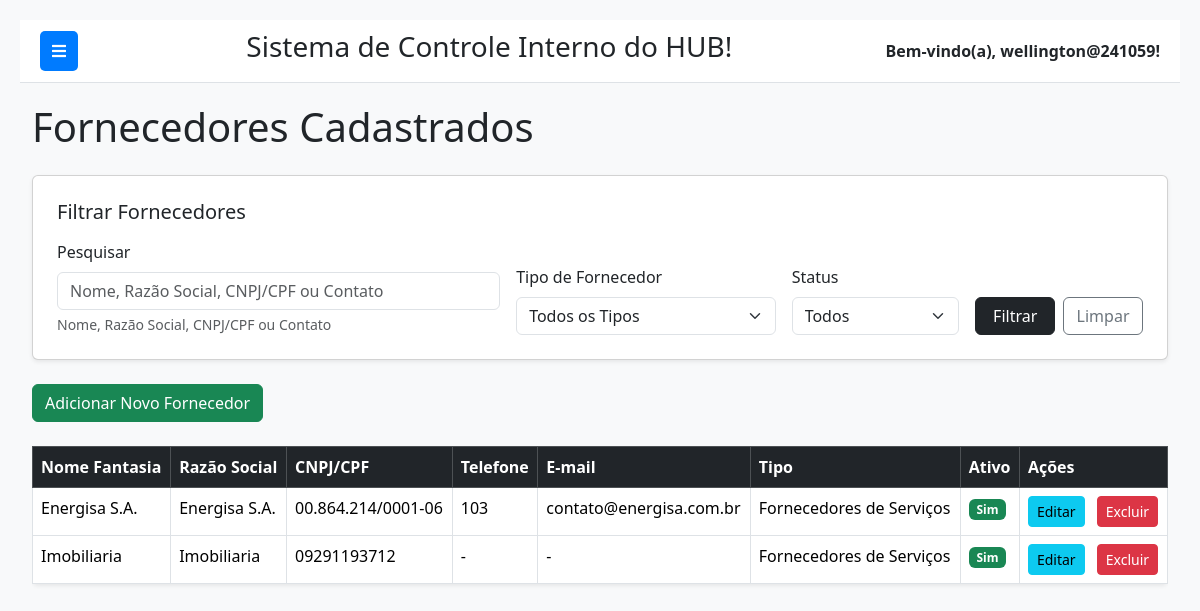
Screenshot of /fornecedores/fornecedores/ (signed in) with the database file from the repository.
### fornecedores/models.py (models this page shows, shortened)
class Fornecedor(models.Model):
    nome_fantasia = models.CharField(max_length=200, verbose_name="Nome Fantasia")
    razao_social = models.CharField(max_length=255, unique=True, verbose_name="Razão Social")
    cnpj_cpf = models.CharField(max_length=18, unique=True, verbose_name="CNPJ/CPF") # Formato pode ser "XX.XXX.XXX/XXXX-XX" ou "XXX.XXX.XXX-XX"
    contato_principal = models.CharField(max_length=100, blank=True, null=True, verbose_name="Contato Principal")
    telefone = models.CharField(max_length=20, blank=True, null=True, verbose_name="Telefone")
    email = models.EmailField(max_length=100, blank=True, null=True, verbose_name="E-mail")
    endereco = models.TextField(blank=True, null=True, verbose_name="Endereço Completo")
    tipo_fornecedor = models.ForeignKey(
        TipoFornecedor,
        on_delete=models.SET_NULL,
        null=True,
        blank=True,
        related_name='fornecedores',
        verbose_name="Tipo de Fornecedor"
    )
    observacoes = models.TextField(blank=True, null=True, verbose_name="Observações")
    ativo = models.BooleanField(default=True, verbose_name="Ativo")
    data_cadastro = models.DateTimeField(auto_now_add=True, verbose_name="Data de Cadastro")
    data_ultima_atualizacao = models.DateTimeField(auto_now=True, verbose_name="Última Atualização")
    class Meta:
        verbose_name = "Fornecedor"
        verbose_name_plural = "Fornecedores"
        ordering = ['nome_fantasia']

class TipoFornecedor(models.Model):
    nome = models.CharField(max_length=100, unique=True, verbose_name="Tipo de Fornecedor")
    descricao = models.TextField(blank=True, null=True, verbose_name="Descrição do Tipo")
    class Meta:
        verbose_name = "Tipo de Fornecedor"
        verbose_name_plural = "Tipos de Fornecedor"
        ordering = ['nome']
    def __str__(self):
        return self.nome

### fornecedores/views.py (the view, shortened to what this page needs)
# urls.py: path('fornecedores/', views.listar_fornecedores, name='listar_fornecedores'),
@login_required
def listar_fornecedores(request):
    fornecedores = Fornecedor.objects.all()
    filter_form = FornecedorFilterForm(request.GET)
    if filter_form.is_valid():
        search_query = filter_form.cleaned_data.get('search_query')
        tipo_fornecedor = filter_form.cleaned_data.get('tipo_fornecedor')
        ativo = filter_form.cleaned_data.get('ativo') # Retorna 'True', 'False' ou None
        if tipo_fornecedor:
            fornecedores = fornecedores.filter(tipo_fornecedor=tipo_fornecedor)
        if ativo is not None and ativo != '': # Verifica se não é nulo e não é string vazia
            if ativo == 'True':
                fornecedores = fornecedores.filter(ativo=True)
            elif ativo == 'False':
                fornecedores = fornecedores.filter(ativo=False)
    fornecedores = fornecedores.order_by('nome_fantasia') # Ordena por nome fantasia por padrão
    context = {
        'fornecedores': fornecedores,
        'filter_form': filter_form,
        'active_page': 'fornecedores', # Para destacar no menu lateral
    }
    return render(request, 'fornecedores/listar_fornecedores.html', context)

### fornecedores/templates/fornecedores/listar_fornecedores.html (shortened to what this page needs)
{% extends 'base.html' %}
{% load widget_tweaks %}
{% block content %}
    <h1 class="mb-4">Fornecedores Cadastrados</h1>
    <div class="card mb-4 p-4 shadow-sm">
        <h5 class="mb-3">Filtrar Fornecedores</h5>
        <form method="get" class="row g-3 align-items-end">
            <div class="col-md-5">
                <label for="id_search_query" class="form-label">{{ filter_form.search_query.label }}</label>
                {% render_field filter_form.search_query class="form-control" placeholder=filter_form.search_query.help_text %}
                <div class="form-text text-muted">{{ filter_form.search_query.help_text }}</div>
            </div>
            <div class="col-md-3">
                <label for="id_tipo_fornecedor" class="form-label">{{ filter_form.tipo_fornecedor.label }}</label>
                {% render_field filter_form.tipo_fornecedor class="form-select" %}
            </div>
            <div class="col-md-2">
                <label for="id_ativo" class="form-label">{{ filter_form.ativo.label }}</label>
                {% render_field filter_form.ativo class="form-select" %}
            </div>
            <div class="col-md-2 d-flex align-items-end">
                <button type="submit" class="btn btn-dark w-100 me-2">Filtrar</button>
                <a href="{% url 'listar_fornecedores' %}" class="btn btn-outline-secondary w-100">Limpar</a>
            </div>
        </form>
    </div>
    <p class="mb-4">
        <a href="{% url 'adicionar_fornecedor' %}" class="btn btn-success me-2">Adicionar Novo Fornecedor</a>
    </p>
    {% if fornecedores %}
        <div class="table-responsive">
            <table class="table table-hover table-bordered bg-white shadow-sm rounded">
                <thead class="table-dark">
                    <tr>
                        <th>Nome Fantasia</th>
                        <th>Razão Social</th>
                        <th>CNPJ/CPF</th>
                        <th>Telefone</th>
                        <th>E-mail</th>
                        <th>Tipo</th>
                        <th>Ativo</th>
                        <th>Ações</th>
                    </tr>
                </thead>
                <tbody>
                    {% for fornecedor in fornecedores %}
                        <tr>
                            <td>{{ fornecedor.nome_fantasia }}</td>
                            <td>{{ fornecedor.razao_social }}</td>
                            <td>{{ fornecedor.cnpj_cpf }}</td>
                            <td>{{ fornecedor.telefone|default_if_none:"-" }}</td>
                            <td>{{ fornecedor.email|default_if_none:"-" }}</td>
                            <td>{{ fornecedor.tipo_fornecedor|default_if_none:"Não Definido" }}</td>
                            <td>
                                {% if fornecedor.ativo %}
                                    <span class="badge bg-success">Sim</span>
                                {% else %}
                                    <span class="badge bg-danger">Não</span>
                                {% endif %}
                            </td>
                            <td>
                                <a href="{% url 'editar_fornecedor' fornecedor.pk %}" class="btn btn-sm btn-info me-2">Editar</a>
                                <form action="{% url 'excluir_fornecedor' fornecedor.pk %}" method="post" style="display:inline;" onsubmit="return confirm('Tem certeza que deseja excluir o fornecedor \\'{{ fornecedor.nome_fantasia }}\\''?');">
                                    <button type="submit" class="btn btn-sm btn-danger">Excluir</button>
                                </form>
                            </td>
                        </tr>
                    {% endfor %}
                </tbody>
            </table>
        </div>
    {% else %}
        <div class="alert alert-info" role="alert">
            Nenhum fornecedor encontrado.
        </div>
    {% endif %}
{% endblock %}

### templates/base.html (shortened to what this page needs)
{% load static %}
<!DOCTYPE html>
<html lang="pt-br">
<head>
    <link href="https://cdn.jsdelivr.net/npm/bootstrap@5.3.3/dist/css/bootstrap.min.css" rel="stylesheet">
    <link rel="stylesheet" href="https://cdnjs.cloudflare.com/ajax/libs/font-awesome/5.15.4/css/all.min.css" />
</head>
<body>
    <div class="main-content" id="main-content">
        <div class="navbar-top">
            <button class="toggle-btn" id="sidebarToggle">
                <i class="fas fa-bars"></i>
            </button>
            <div class="system-name">
                <h3>Sistema de Controle Interno do HUB!</h3>
            </div>
            <div class="user-info">
                Bem-vindo(a), {{ request.user.username }}!
            </div>
        </div>
        <div class="container-fluid">
            {% block content %}
            {% endblock %}
        </div>
    </div>
</body>
</html>

### templates/base.html (style rules this page uses)
body { display: flex; min-height: 100vh; background-color: #f8f9fa; }
.main-content { flex-grow: 1; padding: 20px; transition: margin-left 0.3s ease-in-out; margin-left: 0; }
.navbar-top { background-color: #ffffff; border-bottom: 1px solid #dee2e6; padding: 10px 20px; display: flex; justify-content: space-between; align-items: center; margin-bottom: 20px; }
.navbar-top .user-info { font-weight: bold; }
.toggle-btn { background-color: #007bff; color: white; border: none; padding: 8px 12px; border-radius: 5px; cursor: pointer; margin-right: 15px; }

### rows the page displays
Fornecedor: nome_fantasia "Energisa S.A.", razao_social "Energisa S.A.", cnpj_cpf "00.864.214/0001-06", telefone "103", email "contato@energisa.com.br", tipo_fornecedor "Fornecedores de Serviços", ativo "Sim"
Fornecedor: nome_fantasia "Imobiliaria", razao_social "Imobiliaria", cnpj_cpf "09291193712", telefone "-", email "-", tipo_fornecedor "Fornecedores de Serviços", ativo "Sim"

### other values shown
{{ request.user.username }} "wellington@241059"
{{ filter_form.search_query.label }} "Pesquisar"
{{ filter_form.search_query.help_text }} "Nome, Razão Social, CNPJ/CPF ou Contato"
{{ filter_form.tipo_fornecedor.label }} "Tipo de Fornecedor"
{{ filter_form.ativo.label }} "Status"
